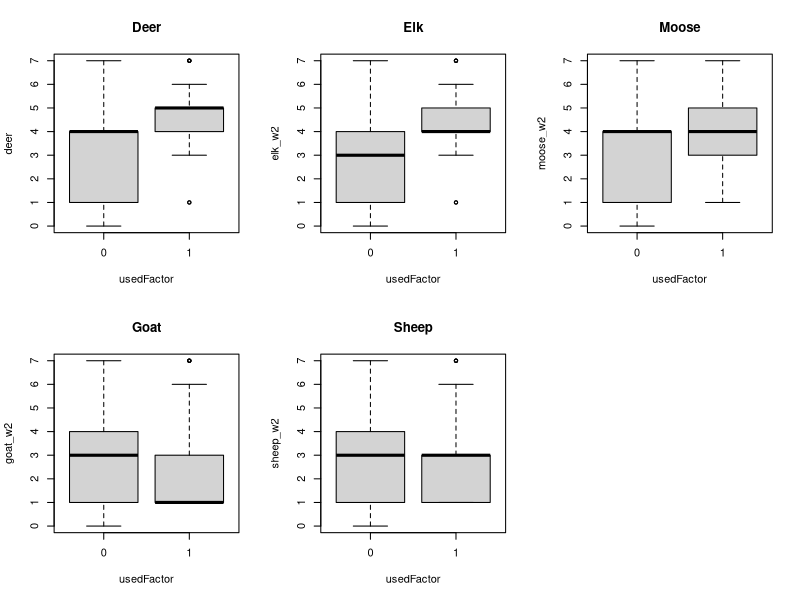
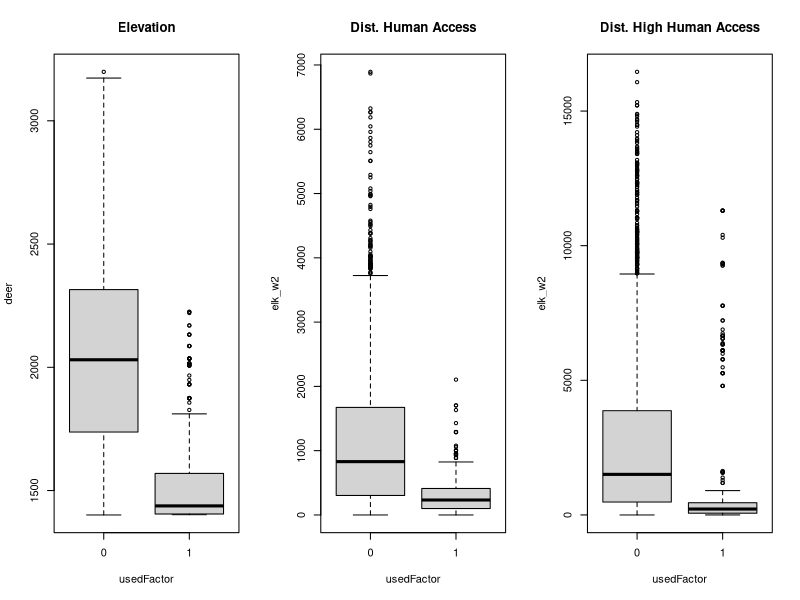
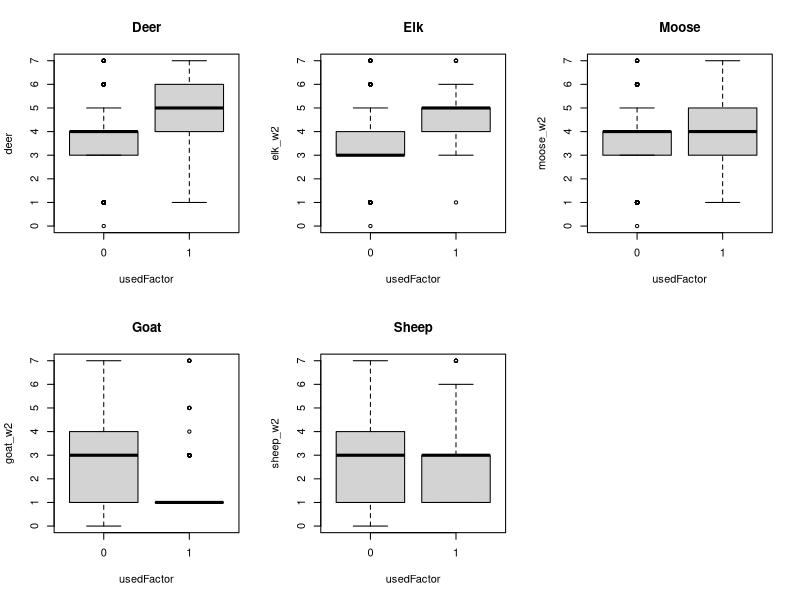
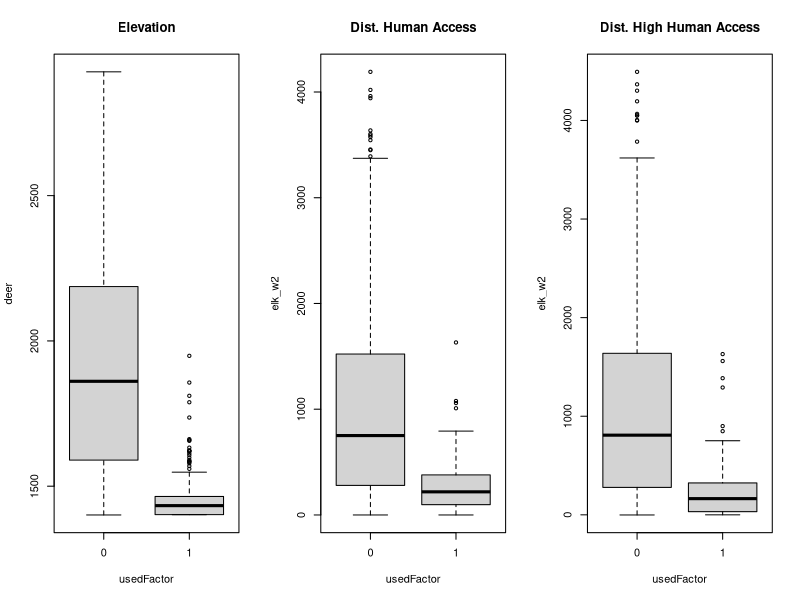
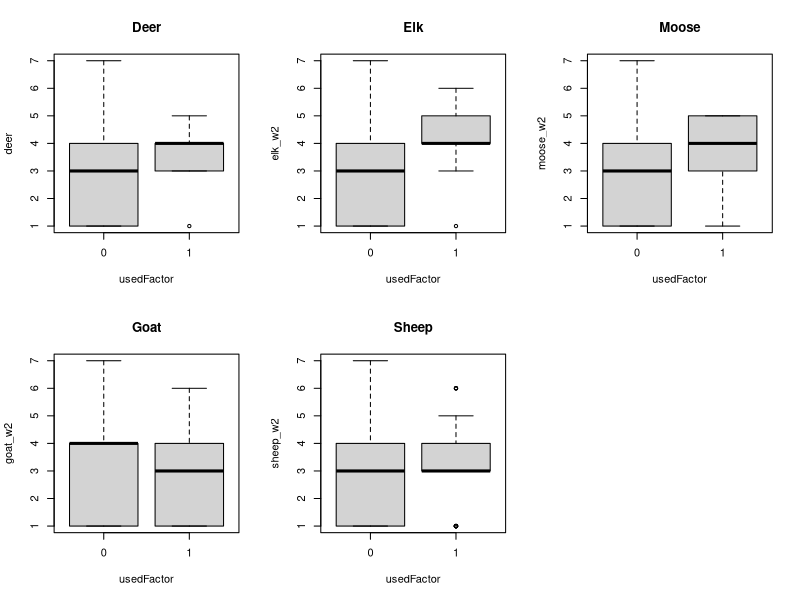
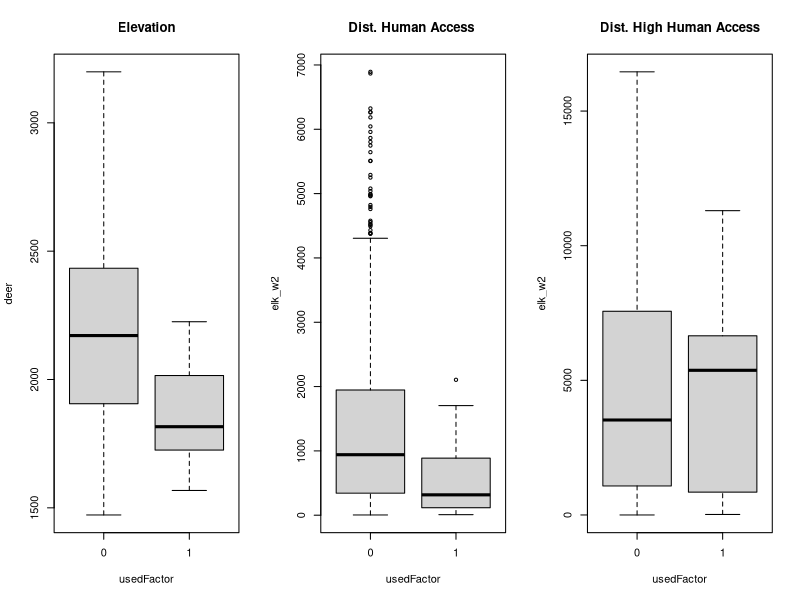
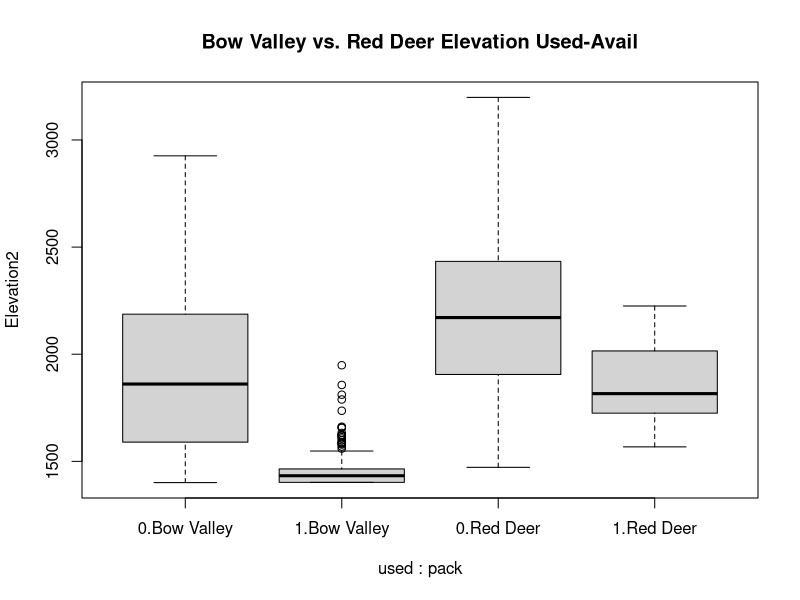
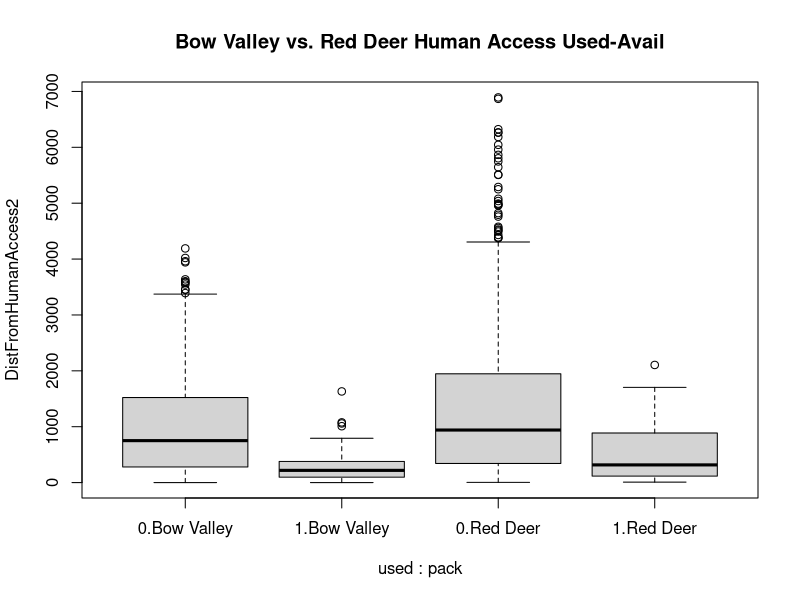

These charts were generated, in order, by the following R code: (Note: this script raises an error after producing the figures.)
#title: "WILD 562 - Lab 3: Habitat Selection & Logistic Regression"
#author: "Mark Hebblewhite"


# Introduction to the Logistic Regression Model for Used-Available Data


## Lab 3 Objectives 
#  
#   1. Merge the wolf used and wolf availability datasets from last weeks lab based on the Kernel Density Estimated home range for both wolf packs. 
# 
# 2. Conduct graphical and numerical data exploration of the differences between USED and AVAILABLE locations for each wolf pack for the ~ 8 ecologial covariates we developed in Lab 2. 
# 
# 3. Learn about logistic regression through simulation. 
# 
# 4. Fit Univariate logistic regression to wolf used-available data. 
# 
# 5. Learn how to interpret Logistic regression coefficients. 
# 
# 6. Making graphical predictions of the results of logistic regression models for our univariate covariates. 

### Preliminaries: getting started, loading packages, setting working directory

#function to install and load required packages
ipak <- function(pkg){
  new.pkg <- pkg[!(pkg %in% installed.packages()[, "Package"])]
  if (length(new.pkg)) 
    install.packages(new.pkg, dependencies = TRUE)
  sapply(pkg, require, character.only = TRUE)
}

#load or install these packages:
packages <- c("ggplot2","lattice", "tidyverse", "effects")

#run function to install packages
ipak(packages)

### Preliminaries: Merging the wolf availabiltiy sample from the KDE's from last week. 
# rdavail <- as.data.frame(cov.availRD)
# rdavail$pack <- c("Red Deer")
# 
# #repeat for Bow Valley pack
# bvavail <- as.data.frame(cov.availBV)
# bvavail$pack <- c("Bow Valley")
# 
# ## merge the two availability samples together
# wolfavail <- rbind(rdavail, bvavail)
# 
# ## and for next week, lets add a new column for a 1=used 0 = avail
# wolfavail$used <- 0
# 
# write.table(wolfused, file = "wolfused.csv", row.names=FALSE, na="", col.names=TRUE, sep=",")
# write.table(wolfavail, file = "wolfavail.csv", row.names=FALSE, na="", col.names=TRUE, sep=",")

# Objective 1) Exploring Merged Wolf USED and AVAIL datasets

wolfused <-read.csv("Data/wolfused.csv", header = TRUE)
wolfavail <-read.csv("Data/wolfavail.csv", header = TRUE)

wolfkde <- rbind(wolfused, wolfavail)
str(wolfkde)
table(wolfkde$used, wolfkde$pack)
table(wolfkde$used, wolfkde$deer_w2)

## next we will create a new variable called usedFactor and graphically compare USED and AVAIL locations for prey
wolfkde$usedFactor <- factor(wolfkde$used, labels=c('0','1'))
str(wolfkde)

## Graphical Data Exploration for all Wolves

par(mfrow = c(2,3))
boxplot(deer_w2~usedFactor, data=wolfkde, main = "Deer", xlab="usedFactor", ylab="deer")
boxplot(elk_w2~usedFactor, main = "Elk", ylab="elk_w2", xlab="usedFactor", data=wolfkde)
boxplot(moose_w2~usedFactor, main = "Moose", ylab="moose_w2", xlab="usedFactor", data=wolfkde)
boxplot(goat_w2~usedFactor, main = "Goat", ylab="goat_w2", xlab="usedFactor", data=wolfkde)
boxplot(sheep_w2~usedFactor, main = "Sheep", ylab="sheep_w2", xlab="usedFactor", data=wolfkde)

#Now lets do for Elevation and Distance from Human Access2

par(mfrow = c(1,3))
boxplot(Elevation2~usedFactor, data=wolfkde, main = "Elevation", xlab="usedFactor", ylab="deer")
boxplot(DistFromHumanAccess2~usedFactor, data=wolfkde, main = "Dist. Human Access", ylab="elk_w2", xlab="usedFactor")
boxplot(DistFromHighHumanAccess2~usedFactor, data=wolfkde, main = "Dist. High Human Access", ylab="elk_w2", xlab="usedFactor")

## Splitting by Wolf Packs
  
## subset for Bow Valley Pack
bvkde<- subset(wolfkde, subset=pack =="Bow Valley")
par(mfrow = c(2,3))
boxplot(deer_w2~usedFactor, data=bvkde, main = "Deer", xlab="usedFactor", ylab="deer")
boxplot(elk_w2~usedFactor, data=bvkde, main = "Elk", ylab="elk_w2", xlab="usedFactor")
boxplot(moose_w2~usedFactor, data=bvkde, main = "Moose", ylab="moose_w2", xlab="usedFactor")
boxplot(goat_w2~usedFactor, data=bvkde, main = "Goat", ylab="goat_w2", xlab="usedFactor")
boxplot(sheep_w2~usedFactor, data=bvkde, main = "Sheep", ylab="sheep_w2", xlab="usedFactor")

## Elevation and Humans
par(mfrow = c(1,3))
boxplot(Elevation2~usedFactor, data=bvkde, main = "Elevation", xlab="usedFactor", ylab="deer")
boxplot(DistFromHumanAccess2~usedFactor, data=bvkde, main = "Dist. Human Access", ylab="elk_w2", xlab="usedFactor")
boxplot(DistFromHighHumanAccess2~usedFactor, data=bvkde, main = "Dist. High Human Access", ylab="elk_w2", xlab="usedFactor")

## subset for Red Deer Wolf
rdkde <- subset(wolfkde, subset=pack=="Red Deer")
table(rdkde$used, rdkde$pack)
par(mfrow = c(2,3))
boxplot(deer_w2~usedFactor, data=rdkde, main = "Deer", xlab="usedFactor", ylab="deer")
boxplot(elk_w2~usedFactor, data=rdkde, main = "Elk", ylab="elk_w2", xlab="usedFactor")
boxplot(moose_w2~usedFactor, data=rdkde, main = "Moose", ylab="moose_w2", xlab="usedFactor")
boxplot(goat_w2~usedFactor, data=rdkde, main = "Goat", ylab="goat_w2", xlab="usedFactor")
boxplot(sheep_w2~usedFactor, data=rdkde, main = "Sheep", ylab="sheep_w2", xlab="usedFactor")


par(mfrow = c(1,3))
boxplot(Elevation2~usedFactor, data=rdkde, main = "Elevation", xlab="usedFactor", ylab="deer")
boxplot(DistFromHumanAccess2~usedFactor, data=rdkde, main = "Dist. Human Access ", ylab="elk_w2", xlab="usedFactor")
boxplot(DistFromHighHumanAccess2~usedFactor, data=rdkde, main = "Dist. High Human Access", ylab="elk_w2", xlab="usedFactor")

## Can make more complex box plots
par(mfrow = c(1,1))
boxplot(Elevation2~used+pack, data = wolfkde, main = "Bow Valley vs. Red Deer Elevation Used-Avail")
boxplot(DistFromHumanAccess2~used+pack, data = wolfkde, main = "Bow Valley vs. Red Deer Human Access Used-Avail")
boxplot(deer_w2~used+pack, data = wolfkde, main = "Bow Valley vs. Red Deer Elevation Used-Avail")
boxplot(moose_w2~used+pack, data = wolfkde, main = "Bow Valley vs. Red Deer Elevation Used-Avail")
boxplot(elk_w2~used+pack, data = wolfkde, main = "Bow Valley vs. Red Deer Elevation Used-Avail")
boxplot(goat_w2~used+pack, data = wolfkde, main = "Bow Valley vs. Red Deer Elevation Used-Avail")
boxplot(sheep_w2~used+pack, data = wolfkde, main = "Bow Valley vs. Red Deer Elevation Used-Avail")

## using lattice package
bwplot(sheep_w2+ goat_w2 + elk_w2+moose_w2+ deer_w2~as.factor(usedFactor)|pack, data = wolfkde, layout = c(2,5), pch = "|", outer = TRUE)


## Numerical Summary Statistics
aggregate(wolfkde[1:9], by=list(wolfkde$pack, wolfkde$usedFactor), FUN=mean, na.rm=TRUE)

wolf_df <- as_tibble(wolfkde)
wolf_df %>% group_by(pack, used) %>% summarise(mean(Elevation2))
wolf_df %>% group_by(pack, used) %>% summarise(dha = mean(DistFromHumanAccess2))

wolfkde2 <- na.omit(wolfkde)
wolf_df <- as_tibble(wolfkde2)
wolf_df %>% group_by(pack, used) %>% summarise(dha = mean(DistFromHumanAccess2))
wolf_df %>% group_by(pack, used) %>% summarise(dhha =mean(DistFromHighHumanAccess2))

wolf_df %>% group_by(pack, used) %>% summarise(moose = mean(moose_w2))
wolf_df %>% group_by(pack, used) %>% summarise(elk = mean(elk_w2))
wolf_df %>% group_by(pack, used) %>% summarise(sheep = mean(sheep_w2))
wolf_df %>% group_by(pack, used) %>% summarise(deer = mean(deer_w2))
wolf_df %>% group_by(pack, used) %>% summarise(goat = mean(goat_w2))


# Learning about Logisitic Regresson through Simulating 
## First lets flip fair coins 100 times
rbinom(100, 1, 0.5)
trial = rbinom(100, 1, 0.5)
sum(trial)

## What about say, a survival probability of 0.9.
surv1 <- rbinom(100, 1, 0.9)
sum(surv1)

plogis(0)
## note that if p = 0, then the probability of an outcome is 0.5, heads or tails - i.e., a fair coin. 
plogis(1)
plogis(-5)
plogis(-100)
plogis(5)
plogis(100)


x = c(-50:50) ## just creating a uniform vector from -50 to 50. 
y = rbinom(length(x), 1, plogis(0+0.07*x) )
## unpack this line by ?rbinom
## and ? plogis

plot( y ~ x)
abline(lm((y~x)))

#Lets fit a linear model, assuming a gaussian distributed Y variable 

wrong = lm(y~x)
summary(wrong)
coef(wrong)


res = glm( y~x, family=binomial(link="logit"))
summary(res)
yLogit=predict(res)

plot( yLogit ~ x )
yhat=predict(res, type="response")
plot( y ~ x)
lines(yhat~x)

#Excercise* Try negative coefficients, and/or, try a different 'intercept' value, the 0 in the plogis() command above. 

# Objective 4 -  Univariate Logistic Regression with glm


elev <- glm(used ~ Elevation2, family=binomial(logit), data=wolfkde)
summary(elev)
## exploring univarite logistic regression
## how to obtain 95% confidence intervals? Where are they in the output?
## CI's using profile log-likelihood's
confint(elev)
## CI's using standard errors
confint.default(elev)

## Odds Ratio Interpretation

exp(coefficients(elev))
## how to obtain 95% CI's on odds ratio's
exp(cbind(OR=coef(elev), confint(elev)))


## Rescaling beta coefficients and odds ratio's 
wolfkde$elev100 <- wolfkde$Elevation2 / 100
elev100 <- glm(used ~ elev100, family=binomial(logit), data=wolfkde)
summary(elev100)
exp(coef(elev100))


## Plotting Predictions

elevBnp = 0:3000 ## creates a new vector elevBnp with ranges from 0 - 3000 in it.
elevPred = predict(elev, newdata=data.frame(Elevation2=elevBnp), type = "response") ## uses the predict function to predict Y values given the model object elev
hist(elevPred)
plot(elevBnp, elevPred, type="l", ylim = c(0,1.0), ylab= "Pr(Used)")

plot(wolfkde$Elevation2, wolfkde$used)
lines(elevBnp, elevPred, type="l", ylab= "Pr(Used)")

# Objective 5 - Interpreting Coefficients in Logistic Models

## next human use
distHuman <- glm(used ~ DistFromHumanAccess2, family=binomial(logit), data=wolfkde)
summary(distHuman)
hist(wolfkde$DistFromHumanAccess2)
disthumanBnp = 0:7000
disthumanPred = predict(distHuman, newdata=data.frame(DistFromHumanAccess2=disthumanBnp), type="response")
hist(disthumanPred)
plot(disthumanBnp, disthumanPred, type="l", ylab= "Pr(Used)")
plot(wolfkde$DistFromHumanAccess2, wolfkde$used)
lines(disthumanBnp, disthumanPred, type="l", ylab= "Pr(Used)")

#Similarly, how do wolves respond to high human activity?
 
## next human use
distHHuman <- glm(used ~ DistFromHighHumanAccess2, family=binomial(logit), data=wolfkde)
summary(distHHuman)
hist(wolfkde$DistFromHighHumanAccess2)
disthumanBnp = 0:10000
disthumanPred = predict(distHHuman, newdata=data.frame(DistFromHighHumanAccess2=disthumanBnp), type="response")
hist(disthumanPred)
plot(disthumanBnp, disthumanPred, type="l", ylab= "Pr(Used)")
plot(wolfkde$DistFromHumanAccess2, wolfkde$used)
lines(disthumanBnp, disthumanPred, type="l", ylab= "Pr(Used)")

# now lets do all at once for ungulate HSI models
sheep <- glm(used ~ sheep_w2, family=binomial(logit), data=wolfkde)
summary(sheep)
habvalues = 0:7
deer <- glm(used ~ deer_w2, family=binomial(logit), data=wolfkde)
summary(deer)
elk <- glm(used ~ elk_w2, family=binomial(logit), data=wolfkde)
summary(elk)
moose <- glm(used ~ moose_w2, family=binomial(logit), data=wolfkde)
summary(moose)
goat <- glm(used ~ goat_w2, family=binomial(logit), data=wolfkde)
summary(goat)

#predicted probabilities for ungulate HSI models. 
habvalues = 0:7 ## making a vector of hsi values
sheeppred = predict(sheep, newdata = data.frame(sheep_w2 = habvalues), type = "response")
goatpred = predict(goat, newdata = data.frame(goat_w2 = habvalues), type = "response")
moosepred = predict(moose, newdata = data.frame(moose_w2 = habvalues), type = "response")
elkpred = predict(elk, newdata = data.frame(elk_w2 = habvalues), type = "response")
deerpred = predict(deer, newdata = data.frame(deer_w2 = habvalues), type = "response")
sheeppred = predict(sheep, newdata = data.frame(sheep_w2 = habvalues), type = "response")

## back to elevation
elev <- glm(used ~ Elevation2, family=binomial(logit), data=wolfkde)
summary(elev)
wolfkde$fitted.Elev <- fitted(elev)
head(wolfkde)
hist(wolfkde$fitted.Elev)
plot(wolfkde$fitted.Elev, wolfkde$Elevation2)

# Objective 6 -  Improving Graphical Predictions using ggplot2

# ggplot 2 explore basic histogram functio
ggplot(wolfkde, aes(x=wolfkde$fitted.Elev)) + geom_histogram()
# lets explore faceting
ggplot(wolfkde, aes(x=wolfkde$fitted.Elev)) + geom_histogram(binwidth=0.05, fill="gray70", colour="black") + facet_grid(used ~ .)
ggplot(wolfkde, aes(x=wolfkde$fitted.Elev)) + geom_histogram(binwidth=0.05, fill="gray70", colour="black") + facet_grid(used ~ ., scales = "free")
ggplot(wolfkde, aes(x=wolfkde$fitted.Elev, fill=usedFactor)) + geom_histogram(binwidth=0.05, position="identity", alpha=0.7) + xlab("Predicted Probability of Wolf Use") + theme(axis.title.x=element_text(size=16))
# lets redo this graph using faceting by pack
ggplot(wolfkde, aes(x=wolfkde$fitted.Elev, y=..density.., fill=usedFactor)) + geom_histogram(binwidth=0.05, position="identity", alpha=0.7) + xlab("Predicted Probability of Wolf Use") + theme(axis.title.x=element_text(size=16)) + facet_grid(pack ~ ., scales="free")

# Now lets explore fitting functions to the distributions
ggplot(wolfkde, aes(x=wolfkde$fitted.Elev)) + geom_density()
ggplot(wolfkde, aes(x=wolfkde$fitted.Elev), fill=usedFactor) + geom_density(alpha=0.5) + xlim(0,1)+xlab("Predicted Probability of Wolf Use") + theme(axis.title.x=element_text(size=16)) 
# kernel lines
ggplot(wolfkde, aes(x=wolfkde$fitted.Elev, y=..density.., fill=usedFactor)) + geom_histogram(binwidth=0.05) + geom_density(alpha = 0.5) + facet_grid(pack ~ .)

## Plotting Logistic Regresson with ggplot2

# Exploring Predictions as a function of covariates
# this fits a univariate glm as a function of elevation and predicts
ggplot(wolfkde, aes(x=Elevation2, y=used)) + geom_point() + stat_smooth(method="glm", method.args = list(family="binomial"))

## Distance from human access
ggplot(wolfkde, aes(x=DistFromHumanAccess2, y=used)) + geom_point() + stat_smooth(method="glm", method.args = list(family="binomial"))
ggplot(wolfkde, aes(x=elk_w2, y=used)) + geom_point() + stat_smooth(method="glm", method.args = list(family="binomial"))

ggplot(wolfkde, aes(x=elk_w2, y=used)) + geom_point() +geom_jitter(aes(colour = used), width=0.25, height = 0.05) + stat_smooth(method="glm", method.args = list(family="binomial"))


## lets redo elevation jittered by used
ggplot(wolfkde, aes(x=Elevation2, y=used)) + geom_point() +geom_jitter(aes(colour = used), width=0.25, height = 0.05)+ stat_smooth(method="glm", method.args = list(family="binomial"))

## Splitting by wolf pack 

ggplot(wolfkde, aes(x=Elevation2, y=used, colour=pack)) + geom_point() + geom_jitter(width=0.25, height = 0.05) +stat_smooth(method="glm", method.args = list(family="binomial"), level=0.90)

ggplot(wolfkde, aes(x=moose_w2, y=used, colour=pack)) + stat_smooth(method="glm", method.args = list(family="binomial"))

ggplot(wolfkde, aes(x=sheep_w2, y=used, colour=pack)) + stat_smooth(method="glm", method.args = list(family="binomial"))


# versus faceting by wolf pack
ggplot(wolfkde, aes(x=Elevation2, y=used)) + geom_point() + stat_smooth(method="glm", method.args = list(family="binomial"), level=0.90) + facet_grid(pack~.)

# this function plots predictions from the previously fitted best model
ggplot(wolfkde, aes(x=Elevation2, y=fitted.Elev)) + geom_point() + stat_smooth(method=lm) + ylim(0, 0.8)

plot(effect("Elevation2", elev), grid=TRUE, rescale.axis = FALSE, ylab = "Probability(Used)") 

plot(effect("deer_w2", deer), grid=TRUE, rescale.axis = FALSE, ylab = "Probability(Used)")

## Saving Graphics 

#Printing PDFs from R
pdf("Output/wolf_elev.pdf", width=4, height=4)
print(ggplot(wolfkde, aes(x=Elevation2, y=used)) + geom_point(colour="gray") + stat_smooth(method="glm", method.args = list(family="binomial")) + xlab("Elevation (m)") + ylab("Predicted Probability of Wolf Use"))
dev.off()
# then go and look in the active directory for wolf_elev.pdf
#or
ggsave("Output/elev_wolf2.pdf", width=4, height=4)
#

#Now - how to make a figure of all 5 prey species predictions ## code figured out from Latham et al. (2013) in Ecography


figPrey<-ggplot(wolfkde, aes(x=elk_w2, y=used)) + geom_smooth(data = wolfkde, aes(x=elk_w2, y=used, col="Elk"),method="glm", method.args = list(family="binomial")) + geom_smooth(data = wolfkde, aes(x=deer_w2, y=used, col="Deer"),method="glm", method.args = list(family="binomial"))+ geom_smooth(data = wolfkde, aes(x=moose_w2, y=used, col="Moose"),method="glm", method.args = list(family="binomial"))+ geom_smooth(data = wolfkde, aes(x=sheep_w2, y=used, col="Sheep"),method="glm", method.args = list(family="binomial"))+ geom_smooth(data = wolfkde, aes(x=goat_w2, y=used, col="Goat"),method="glm", method.args = list(family="binomial")) + xlab("Relative prey habitat suitability") + ylab("Relative probability of wolf use") + theme(axis.title.y=element_text(size=12), axis.text.y=element_text(size=12)) + theme(axis.title.x=element_text(size=12), axis.text.x=element_text(size=12))+ labs(fill="Prey Species")
## lets save this
pdf("Output/figPrey.pdf", width=6, height=6)
figPrey
dev.off()

